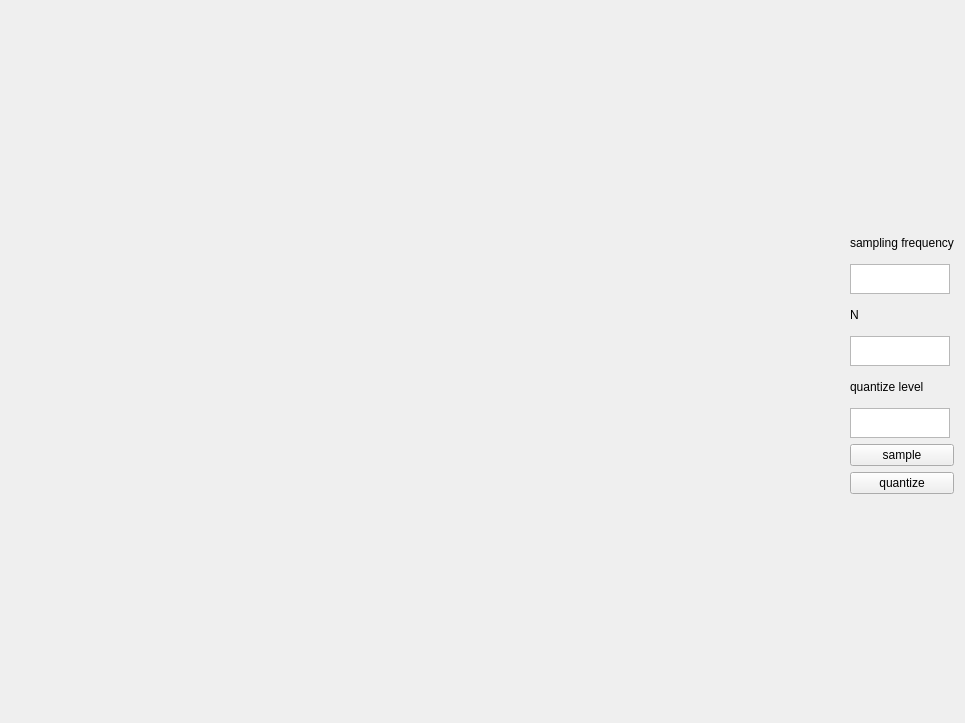
<?xml version="1.0" encoding="UTF-8"?>
<ui version="4.0">
 <class>SamplingTab</class>
 <widget class="QWidget" name="SamplingTab">
  <property name="geometry">
   <rect>
    <x>0</x>
    <y>0</y>
    <width>965</width>
    <height>723</height>
   </rect>
  </property>
  <property name="windowTitle">
   <string>SamplingTab</string>
  </property>
  <layout class="QGridLayout" name="gridLayout">
   <item row="0" column="0">
    <layout class="QHBoxLayout" name="horizontalLayout">
     <item>
      <layout class="QGridLayout" name="gridLayout_2">
       <item row="0" column="0">
        <widget class="SignalDisplayWidget" name="signalDisplay" native="true">
         <property name="minimumSize">
          <size>
           <width>800</width>
           <height>0</height>
          </size>
         </property>
        </widget>
       </item>
      </layout>
     </item>
     <item>
      <layout class="QVBoxLayout" name="verticalLayout">
       <item>
        <widget class="QLabel" name="label">
         <property name="maximumSize">
          <size>
           <width>300</width>
           <height>30</height>
          </size>
         </property>
         <property name="text">
          <string>sampling frequency</string>
         </property>
        </widget>
       </item>
       <item>
        <widget class="QTextEdit" name="samplingFrequencyTextEdit">
         <property name="maximumSize">
          <size>
           <width>100</width>
           <height>30</height>
          </size>
         </property>
        </widget>
       </item>
       <item>
        <widget class="QLabel" name="label_2">
         <property name="maximumSize">
          <size>
           <width>100</width>
           <height>30</height>
          </size>
         </property>
         <property name="text">
          <string>N</string>
         </property>
        </widget>
       </item>
       <item>
        <widget class="QTextEdit" name="nTextEdit">
         <property name="maximumSize">
          <size>
           <width>100</width>
           <height>30</height>
          </size>
         </property>
        </widget>
       </item>
       <item>
        <widget class="QLabel" name="label_3">
         <property name="maximumSize">
          <size>
           <width>100</width>
           <height>30</height>
          </size>
         </property>
         <property name="text">
          <string>quantize level</string>
         </property>
        </widget>
       </item>
       <item>
        <widget class="QTextEdit" name="textEdit">
         <property name="maximumSize">
          <size>
           <width>100</width>
           <height>30</height>
          </size>
         </property>
        </widget>
       </item>
       <item>
        <widget class="QPushButton" name="sampleButton">
         <property name="text">
          <string>sample</string>
         </property>
        </widget>
       </item>
       <item>
        <widget class="QPushButton" name="quantizeButton">
         <property name="text">
          <string>quantize</string>
         </property>
        </widget>
       </item>
      </layout>
     </item>
    </layout>
   </item>
  </layout>
 </widget>
 <customwidgets>
  <customwidget>
   <class>SignalDisplayWidget</class>
   <extends>QWidget</extends>
   <header>signal_display_widget.hpp</header>
   <container>1</container>
  </customwidget>
 </customwidgets>
 <resources/>
 <connections/>
</ui>
